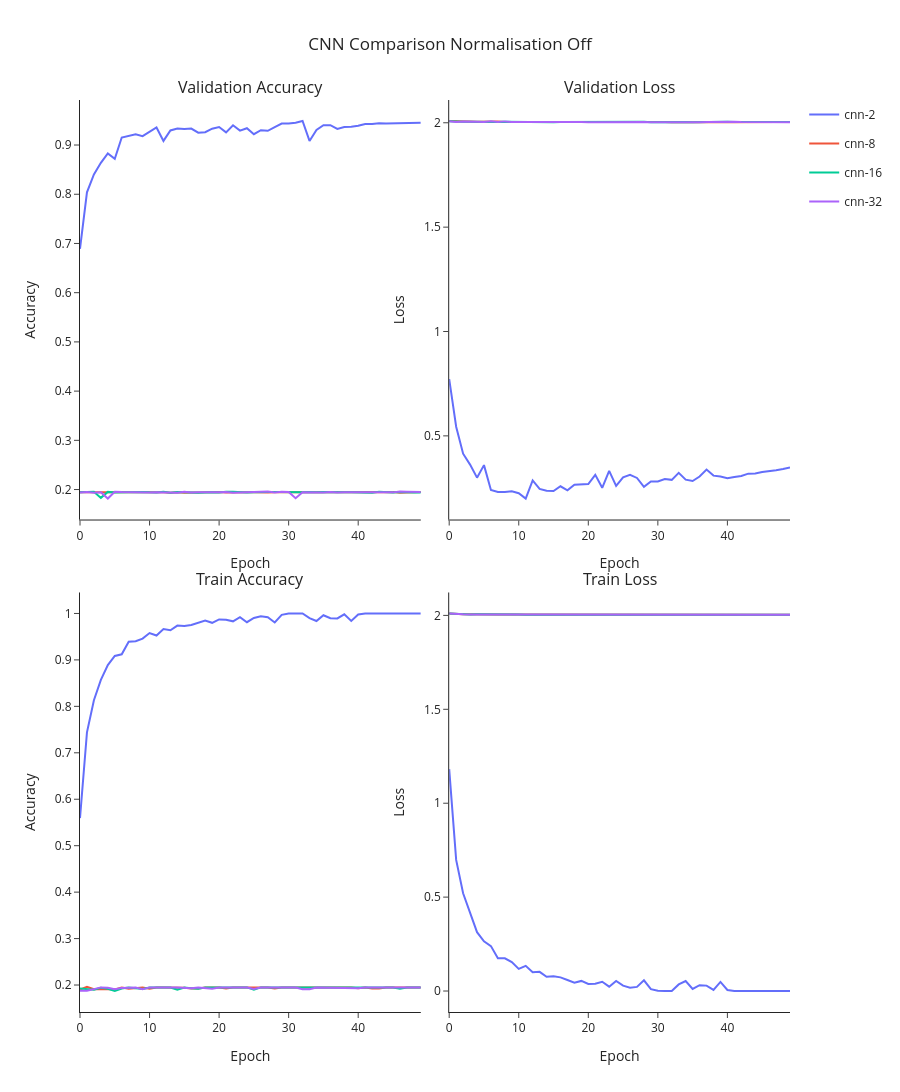

Notebook source saved alongside this figure:
### Code cell
test_models(models_batchnorm_off, device)
plot_comparison(metrics_batchnorm_off, "CNN Comparison Normalisation Off", splits=("val","train"), split_subplots=True)
